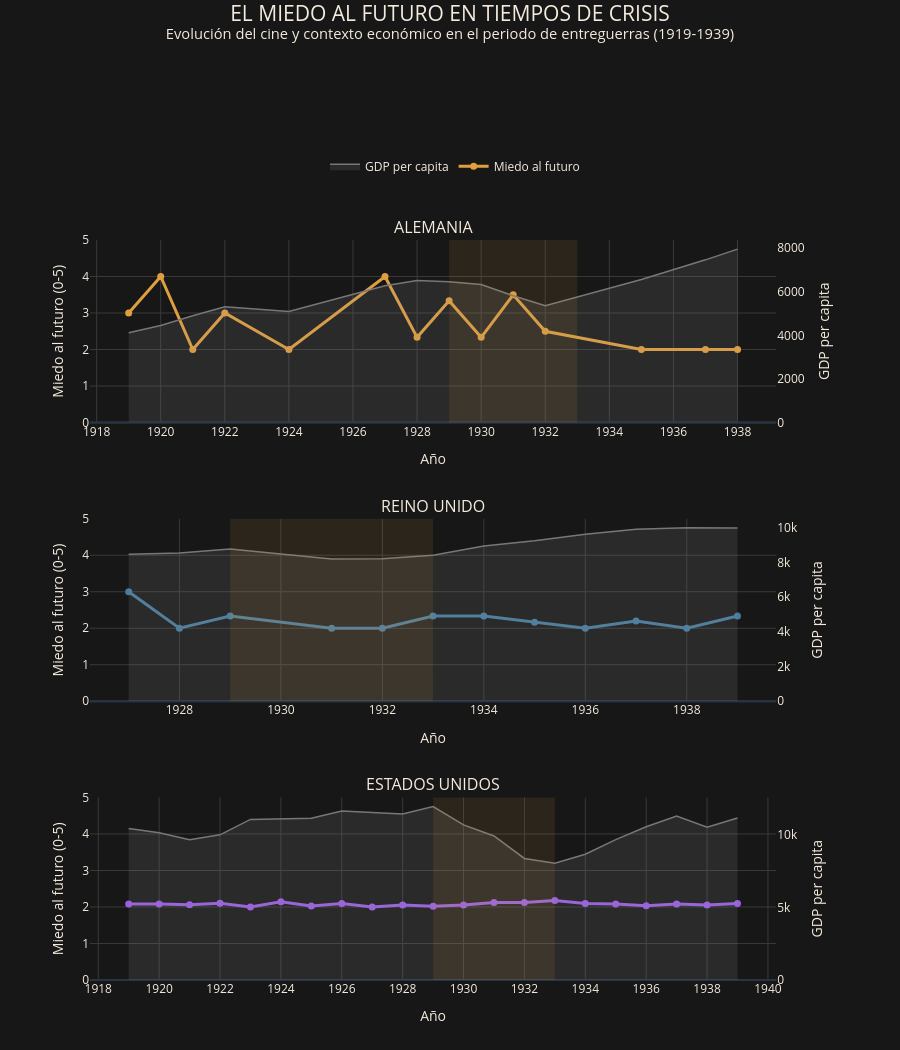

The code cell stored with this chart in its notebook:
### Code cell
df_cine = peliculas_19_39_clasificado.copy()

df_cine["country"] = (df_cine["paises_norm"].fillna("").str.split(","))

df_cine = df_cine.explode("country")
df_cine["country"] = df_cine["country"].str.strip()

paises = ["Germany", "United Kingdom", "United States"]

df_cine = df_cine[df_cine["country"].isin(paises) & df_cine["release_year"].between(1919, 1939)].copy()

df_cine_anual = (
    df_cine
    .groupby(["country", "release_year"], as_index=False)
    .agg(
        fear_future_score=("fear_future_score", "mean"),
        num_peliculas=("title", "count")
    )
    .rename(columns={"release_year": "year"})
)

df_social = df_social_1919_1939.copy()

if "country" not in df_social.columns:
    df_social = df_social.melt(id_vars="year", var_name="country", value_name="gdp_per_capita")

df_comparacion = df_cine_anual.merge(df_social[["country", "year", "GDP per capita"]], on=["country", "year"], how="inner")

df_comparacion = df_comparacion.sort_values(["country", "year"])

colores = {"Germany": "#E09F3E", "United Kingdom": "#457B9D", "United States": "#9B5DE5"}

paises_orden = ["Germany","United Kingdom","United States"]

titulos = ["ALEMANIA","REINO UNIDO","ESTADOS UNIDOS"]

fig = make_subplots(
    rows=3,
    cols=1,
    subplot_titles=titulos,
    vertical_spacing=0.13,
    specs=[[{"secondary_y": True}],[{"secondary_y": True}],[{"secondary_y": True}]]
)

for i, pais in enumerate(paises_orden, start=1):

    datos = df_comparacion[df_comparacion["country"] == pais].sort_values("year")

    fig.add_trace(
        go.Scatter(
            x=datos["year"],
            y=datos["GDP per capita"],
            mode="lines",
            name="GDP per capita",
            legendgroup="gdp",
            showlegend=(i == 1),
            line=dict(color="#777777",width=1.5),
            fill="tozeroy",
            fillcolor="rgba(150,150,150,0.15)",
            hovertemplate=(
                "Año: %{x}<br>"
                "GDP per capita: %{y:,.2f}"
                "<extra></extra>"
            )
        ),
        row=i,
        col=1,
        secondary_y=True
    )

    fig.add_trace(
        go.Scatter(
            x=datos["year"],
            y=datos["fear_future_score"],
            mode="lines+markers",
            name="Miedo al futuro",
            legendgroup="fear",
            showlegend=(i == 1),
            line=dict(color=colores[pais],width=3),
            marker=dict(size=7),
            customdata=datos[["num_peliculas"]],
            hovertemplate=(
                "<b>Año: %{x}</b><br>"
                "Miedo al futuro: %{y:.2f}<br>"
                "Películas: %{customdata[0]}"
                "<extra></extra>"
            )
        ),
        row=i,
        col=1,
        secondary_y=False
    )

    fig.add_vrect(x0=1929, x1=1933, fillcolor="#E09F3E", opacity=0.10, line_width=0, row=i, col=1)

fig.update_layout(template="plotly_dark", paper_bgcolor="#171717", plot_bgcolor="#171717", font=dict(color="#F4EBDD"),
    title=dict(
        text=(
            "EL MIEDO AL FUTURO EN TIEMPOS DE CRISIS"
            "<br><sup>Evolución del cine y contexto económico "
            "en el periodo de entreguerras (1919-1939)</sup>"
        ),
        x=0.5,
        xanchor="center",
        y=0.98,
        yanchor="top",
        font=dict(size=21)
    ),
    height=1050,
    margin=dict(l=90, r=80, t=240, b=70),
    legend=dict(orientation="h", x=0.5, xanchor="center", y=1.08, yanchor="bottom")
)

fig.update_xaxes(title_text="Año", tickmode="linear", dtick=2, gridcolor="#393939")

fig.update_yaxes(title_text="Miedo al futuro (0-5)", range=[0, 5], gridcolor="#393939", secondary_y=False)
fig.update_yaxes(title_text="GDP per capita", showgrid=False, secondary_y=True)

fig.show()

### Figure 1 — Plotly figure (JSON) as saved in the notebook; plotly's stock layout.template omitted (floating-point values rounded to 4 significant figures)
{"data": [{"fill": "tozeroy", "fillcolor": "rgba(150,150,150,0.15)", "hovertemplate": "Año: %{x}<br>GDP per capita: %{y:,.2f}<extra></extra>", "legendgroup": "gdp", "line": {"color": "#777777", "width": 1.5}, "mode": "lines", "name": "GDP per capita", "showlegend": true, "type": "scatter", "x": [1919.0, 1920.0, 1921.0, 1922.0, 1924.0, 1927.0, 1928.0, 1929.0, 1930.0, 1931.0, 1932.0, 1935.0, 1937.0, 1938.0], "xaxis": "x", "y": [4122.0, 4457.0, 4906.0, 5310.0, 5099.0, 6282.0, 6519.0, 6457.0, 6333.0, 5821.0, 5359.0, 6567.0, 7468.0, 7960.0], "yaxis": "y2"}, {"customdata": [[2], [1], [1], [2], [2], [1], [3], [3], [3], [2], [2], [3], [1], [1]], "hovertemplate": "<b>Año: %{x}</b><br>Miedo al futuro: %{y:.2f}<br>Películas: %{customdata[0]}<extra></extra>", "legendgroup": "fear", "line": {"color": "#E09F3E", "width": 3}, "marker": {"size": 7}, "mode": "lines+markers", "name": "Miedo al futuro", "showlegend": true, "type": "scatter", "x": [1919.0, 1920.0, 1921.0, 1922.0, 1924.0, 1927.0, 1928.0, 1929.0, 1930.0, 1931.0, 1932.0, 1935.0, 1937.0, 1938.0], "xaxis": "x", "y": [3.0, 4.0, 2.0, 3.0, 2.0, 4.0, 2.333, 3.333, 2.333, 3.5, 2.5, 2.0, 2.0, 2.0], "yaxis": "y"}, {"fill": "tozeroy", "fillcolor": "rgba(150,150,150,0.15)", "hovertemplate": "Año: %{x}<br>GDP per capita: %{y:,.2f}<extra></extra>", "legendgroup": "gdp", "line": {"color": "#777777", "width": 1.5}, "mode": "lines", "name": "GDP per capita", "showlegend": false, "type": "scatter", "x": [1927.0, 1928.0, 1929.0, 1931.0, 1932.0, 1933.0, 1934.0, 1935.0, 1936.0, 1937.0, 1938.0, 1939.0], "xaxis": "x2", "y": [8472.0, 8539.0, 8772.0, 8190.0, 8206.0, 8411.0, 8939.0, 9244.0, 9620.0, 9911.0, 9988.0, 9982.0], "yaxis": "y4"}, {"customdata": [[1], [1], [3], [4], [2], [3], [6], [6], [2], [5], [6], [6]], "hovertemplate": "<b>Año: %{x}</b><br>Miedo al futuro: %{y:.2f}<br>Películas: %{customdata[0]}<extra></extra>", "legendgroup": "fear", "line": {"color": "#457B9D", "width": 3}, "marker": {"size": 7}, "mode": "lines+markers", "name": "Miedo al futuro", "showlegend": false, "type": "scatter", "x": [1927.0, 1928.0, 1929.0, 1931.0, 1932.0, 1933.0, 1934.0, 1935.0, 1936.0, 1937.0, 1938.0, 1939.0], "xaxis": "x2", "y": [3.0, 2.0, 2.333, 2.0, 2.0, 2.333, 2.333, 2.167, 2.0, 2.2, 2.0, 2.333], "yaxis": "y3"}, {"fill": "tozeroy", "fillcolor": "rgba(150,150,150,0.15)", "hovertemplate": "Año: %{x}<br>GDP per capita: %{y:,.2f}<extra></extra>", "legendgroup": "gdp", "line": {"color": "#777777", "width": 1.5}, "mode": "lines", "name": "GDP per capita", "showlegend": false, "type": "scatter", "x": [1919.0, 1920.0, 1921.0, 1922.0, 1923.0, 1924.0, 1925.0, 1926.0, 1927.0, 1928.0, 1929.0, 1930.0, 1931.0, 1932.0, 1933.0, 1934.0, 1935.0, 1936.0, 1937.0, 1938.0, 1939.0], "xaxis": "x3", "y": [10450.0, 10150.0, 9675.0, 10010.0, 11070.0, 11130.0, 11150.0, 11650.0, 11530.0, 11450.0, 11950.0, 10690.0, 9931.0, 8381.0, 8048.0, 8667.0, 9681.0, 10570.0, 11300.0, 10530.0, 11170.0], "yaxis": "y6"}, {"customdata": [[12], [12], [16], [19], [15], [35], [37], [32], [28], [38], [44], [53], [65], [83], [68], [73], [72], [63], [73], [70], [75]], "hovertemplate": "<b>Año: %{x}</b><br>Miedo al futuro: %{y:.2f}<br>Películas: %{customdata[0]}<extra></extra>", "legendgroup": "fear", "line": {"color": "#9B5DE5", "width": 3}, "marker": {"size": 7}, "mode": "lines+markers", "name": "Miedo al futuro", "showlegend": false, "type": "scatter", "x": [1919.0, 1920.0, 1921.0, 1922.0, 1923.0, 1924.0, 1925.0, 1926.0, 1927.0, 1928.0, 1929.0, 1930.0, 1931.0, 1932.0, 1933.0, 1934.0, 1935.0, 1936.0, 1937.0, 1938.0, 1939.0], "xaxis": "x3", "y": [2.083, 2.083, 2.062, 2.105, 2.0, 2.143, 2.027, 2.094, 2.0, 2.053, 2.023, 2.057, 2.123, 2.12, 2.176, 2.096, 2.083, 2.032, 2.082, 2.057, 2.093], "yaxis": "y5"}], "layout": {"annotations": [{"font": {"size": 16}, "showarrow": false, "text": "ALEMANIA", "x": 0.47, "xanchor": "center", "xref": "paper", "y": 1, "yanchor": "bottom", "yref": "paper"}, {"font": {"size": 16}, "showarrow": false, "text": "REINO UNIDO", "x": 0.47, "xanchor": "center", "xref": "paper", "y": 0.6233, "yanchor": "bottom", "yref": "paper"}, {"font": {"size": 16}, "showarrow": false, "text": "ESTADOS UNIDOS", "x": 0.47, "xanchor": "center", "xref": "paper", "y": 0.2467, "yanchor": "bottom", "yref": "paper"}], "font": {"color": "#F4EBDD"}, "height": 1050, "legend": {"orientation": "h", "x": 0.5, "xanchor": "center", "y": 1.08, "yanchor": "bottom"}, "margin": {"b": 70, "l": 90, "r": 80, "t": 240}, "paper_bgcolor": "#171717", "plot_bgcolor": "#171717", "shapes": [{"fillcolor": "#E09F3E", "line": {"width": 0}, "opacity": 0.1, "type": "rect", "x0": 1929, "x1": 1933, "xref": "x", "y0": 0, "y1": 1, "yref": "y domain"}, {"fillcolor": "#E09F3E", "line": {"width": 0}, "opacity": 0.1, "type": "rect", "x0": 1929, "x1": 1933, "xref": "x2", "y0": 0, "y1": 1, "yref": "y3 domain"}, {"fillcolor": "#E09F3E", "line": {"width": 0}, "opacity": 0.1, "type": "rect", "x0": 1929, "x1": 1933, "xref": "x3", "y0": 0, "y1": 1, "yref": "y5 domain"}], "title": {"font": {"size": 21}, "text": "EL MIEDO AL FUTURO EN TIEMPOS DE CRISIS<br><sup>Evolución del cine y contexto económico en el periodo de entreguerras (1919-1939)</sup>", "x": 0.5, "xanchor": "center", "y": 0.98, "yanchor": "top"}, "xaxis": {"anchor": "y", "domain": [0, 0.94], "dtick": 2, "gridcolor": "#393939", "tickmode": "linear", "title": {"text": "Año"}}, "xaxis2": {"anchor": "y3", "domain": [0, 0.94], "dtick": 2, "gridcolor": "#393939", "tickmode": "linear", "title": {"text": "Año"}}, "xaxis3": {"anchor": "y5", "domain": [0, 0.94], "dtick": 2, "gridcolor": "#393939", "tickmode": "linear", "title": {"text": "Año"}}, "yaxis": {"anchor": "x", "domain": [0.7533, 1], "gridcolor": "#393939", "range": [0, 5], "title": {"text": "Miedo al futuro (0-5)"}}, "yaxis2": {"anchor": "x", "overlaying": "y", "showgrid": false, "side": "right", "title": {"text": "GDP per capita"}}, "yaxis3": {"anchor": "x2", "domain": [0.3767, 0.6233], "gridcolor": "#393939", "range": [0, 5], "title": {"text": "Miedo al futuro (0-5)"}}, "yaxis4": {"anchor": "x2", "overlaying": "y3", "showgrid": false, "side": "right", "title": {"text": "GDP per capita"}}, "yaxis5": {"anchor": "x3", "domain": [0, 0.2467], "gridcolor": "#393939", "range": [0, 5], "title": {"text": "Miedo al futuro (0-5)"}}, "yaxis6": {"anchor": "x3", "overlaying": "y5", "showgrid": false, "side": "right", "title": {"text": "GDP per capita"}}}}
